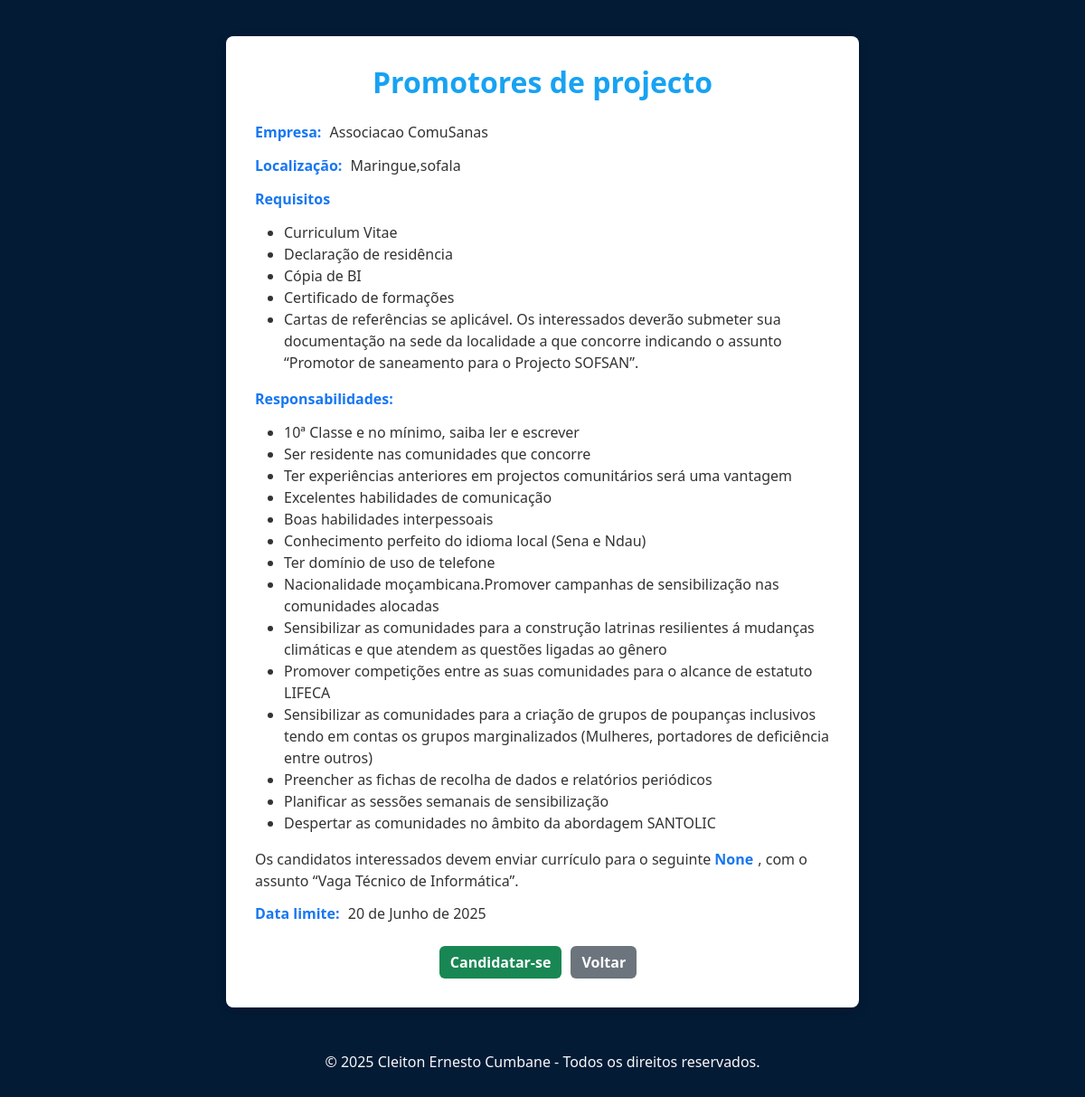
Page /vaga/9/ on the committed database.
### tarefas/models.py (models this page shows, shortened)
class empregar(models.Model):
    empresa = models.CharField(max_length=200, verbose_name="Nome da empresa")
    titulo = models.CharField(max_length=200, verbose_name="Area de atuacao")
    Descricao = models.CharField(max_length=500)
    responsabilidades = models.TextField()
    requisitos = models.TextField()
    processo_candidatura = models.EmailField(blank=True, null=True)
    data_de_publicacao = models.DateField(auto_now_add=True)
    data_limite = models.DateField()
    imagem = models.ImageField(upload_to='Imagem_vaga', blank=True, null=True)
    localizacao = models.CharField(max_length=100, blank=True, null= True)
    site = models.URLField(blank=True, null=True)

### tarefas/views.py (the view)
# urls.py: path('vaga/<int:vaga_id>/', vaga_detalhes, name="vaga_detalhes"),
def vaga_detalhes(request, vaga_id):
    emprega =get_object_or_404(empregar, id=vaga_id)
    requisitos_lista = [r.strip() for r in emprega.requisitos.split(';') if r.strip()]
    responsabilidades_lista = [r.strip() for r in emprega.responsabilidades.split(';') if r.strip()]
    context = {
        'emprega': emprega,
        'requisitos_lista': requisitos_lista,
        'responsabilidades_lista': responsabilidades_lista,
    }
    return render(request, 'tarefas/det_empregos.html', context)

### tarefas/templates/tarefas/det_empregos.html (shortened to what this page needs)
<!doctype html>
<html lang="pt">
  <head>
    <link href="https://cdn.jsdelivr.net/npm/bootstrap@5.3.6/dist/css/bootstrap.min.css" rel="stylesheet">
  </head>
  <body>
    <div class="container">
      <div class="vaga-container">
        <h2 class="vaga-titulo">{{ emprega.titulo }}</h2>
        <div class="vaga-info">
          <p><strong>Empresa:</strong> {{ emprega.empresa }}</p>
          <p><strong>Localização:</strong> {{ emprega.localizacao }}</p>
          <p><strong>Requisitos</strong></p>
          <ul>
               {% for item in requisitos_lista %}
                  <li>{{ item }}</li>
               {% endfor %}
          </ul>
          <p><strong>Responsabilidades:</strong></p>
          <ul>
               {% for item in responsabilidades_lista %}
                   <li>{{ item }}</li>
               {% endfor %}
          </ul>
          <p>Os candidatos interessados devem enviar currículo para o seguinte <strong>{{ emprega.processo_candidatura }}</strong>, com o assunto “Vaga Técnico de Informática”.</p>
          <p><strong>Data limite:</strong> {{ emprega.data_limite }}</p>
        </div>
        <div class="d-flex justify-content-center mt-4">
          <a href="{{ emprega.site }}" class="btn btn-success" target="_blank">Candidatar-se</a>
          <a href="{% url 'home' %}" class="btn btn-secondary">Voltar</a>
        </div>
      </div>
    </div>
    <footer class="text-center mt-5 text-light">
      © 2025 Cleiton Ernesto Cumbane - Todos os direitos reservados.
    </footer>
  </body>
</html>

### tarefas/templates/tarefas/det_empregos.html (style rules this page uses)
body { background-color: rgb(4, 27, 54); padding-top: 40px; padding-bottom: 40px; min-height: 100vh; color: #333; }
.vaga-container { max-width: 700px; background-color: white; padding: 2rem; border-radius: 8px; box-shadow: 0 4px 12px rgba(0, 0, 0, 0.15); margin: auto; }
.vaga-titulo { font-size: 32px; font-weight: 700; color: rgb(24, 162, 242); margin-bottom: 1.5rem; text-align: center; }
.vaga-info p { margin-bottom: 0.8rem; font-size: 1rem; }
.vaga-info strong { color: #1877f2; margin-right: 5px; }
.btn-success { background-color: #198754; border: none; font-weight: bold; }
.btn-secondary { background-color: #6c757d; font-weight: bold; border: none; }
.btn { margin-right: 10px; }

### rows in the picture
empregar: titulo "Promotores de projecto", empresa "Associacao ComuSanas", localizacao "Maringue,sofala", processo_candidatura "None", data_limite "20 de Junho de 2025"

### other values in the picture
{{ item }} "Curriculum Vitae" "Declaração de residência" "Cópia de BI" "Certificado de formações" "Cartas de referências se aplicável. Os interessados deverão submeter sua documentação na sede da localidade a que concorre indicando o assunto “Promotor de saneamento para o Projecto SOFSAN”."
{{ item }} "10ª Classe e no mínimo, saiba ler e escrever" "Ser residente nas comunidades que concorre" "Ter experiências anteriores em projectos comunitários será uma vantagem" "Excelentes habilidades de comunicação" "Boas habilidades interpessoais" "Conhecimento perfeito do idioma local (Sena e Ndau)" "Ter domínio de uso de telefone" "Nacionalidade moçambicana.Promover campanhas de sensibilização nas comunidades alocadas" "Sensibilizar as comunidades para a construção latrinas resilientes á mudanças climáticas e que atendem as questões ligadas ao gênero" "Promover competições entre as suas comunidades para o alcance de estatuto LIFECA" "Sensibilizar as comunidades para a criação de grupos de poupanças inclusivos tendo em contas os grupos marginalizados (Mulheres, portadores de deficiência entre outros)" "Preencher as fichas de recolha de dados e relatórios periódicos" "Planificar as sessões semanais de sensibilização" "Despertar as comunidades no âmbito da abordagem SANTOLIC"
